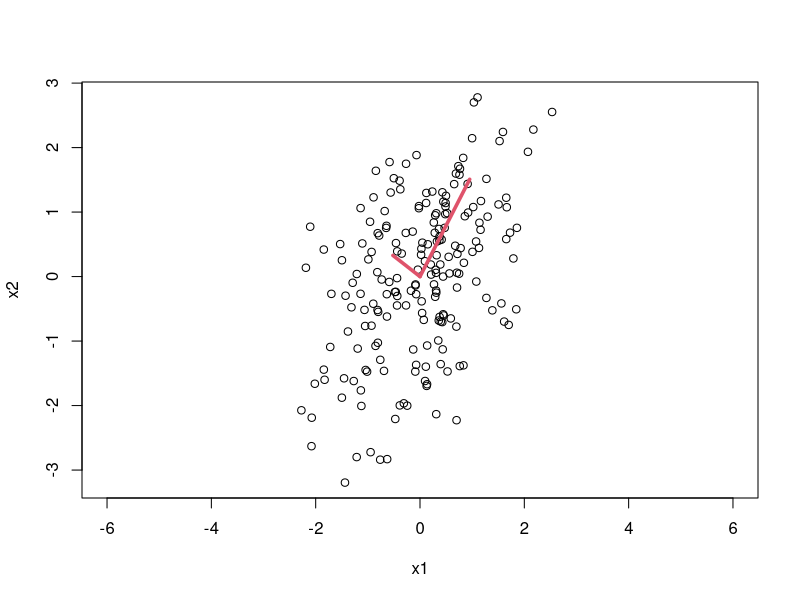

Write the R code that produced this figure.
## ---- chunk 1
knitr::opts_chunk$set(echo = TRUE)
# load data
data <- read.csv("hw1.csv", header = T)
attach(data)
## ---- chunk 2
ins <- c(25,-2,4,-2,4,1,4,1,9)
S = matrix(ins, nrow = 3, ncol =3, byrow = T)
#let's make a function where S goes in and v^(1/2) and rho goes out
f1 <- function(S){
  # render the v^(1/2)
  lam <- eigen(S)$values
  G <- eigen(S)$vectors
  L = diag(3)*lam^(1/2)
  v.5 = G%*%L%*%t(G)
  # render rho
  rho = matrix(0,3,3)
  for(i in 1:3){
    for(j in 1:3){
      rho[i,j] = S[i,j]/sqrt(S[i,i]*S[j,j])
    }
  }
  # outputs
  return(list("v^(1/2)" = v.5, rho = rho))
}

# run function
f1(S)
## ---- chunk 3
# define A
A = matrix(c(2,0,4,0,3,-1,4,-1,1), ncol=3, nrow = 3, byrow = T)
# get eigen pairs
Lambda = diag(3)*eigen(A)$values
as.matrix(eigen(A)$vectors) -> Gamma
# print values
Lambda;Gamma
## ---- chunk 4
# render models
mod1 = lm(y ~ x1 + x2)
mod2 = lm(y ~ x1)
mod3 = lm(y ~ x2)
# getting r^2
sprintf("r^2 for y ~ x1 + x2 : %f",summary(mod1)$r.squared)
sprintf("r^2 for y ~ x1 : %f",summary(mod2)$r.squared)
sprintf("r^2 for y ~ x2 : %f",summary(mod3)$r.squared)
## ---- chunk 5
S <- cov(cbind(x1,x2))
Gamma = eigen(S)$vectors
lam = eigen(S)$values
Gamma;lam
## ---- chunk 6
plot(x1,x2,xlim = c(-6,6))
lines(c(0,lam[1]*Gamma[1,1]),
      c(0,lam[1]*Gamma[2,1]),lwd=3.5,col=2)
lines(c(0,lam[2]*Gamma[1,2]),
      c(0,lam[2]*Gamma[2,2]),lwd=3.5,col=2)
## ---- chunk 7
# 
X = cbind(x1,x2)
X%*%Gamma[,1] -> c1
X%*%Gamma[,2] -> c2
# render models
mod4 = lm(y ~ c1 + c2)
mod5 = lm(y ~ c1)
mod6 = lm(y ~ c2)
# getting r^2
sprintf("r^2 for y ~ c1 + c2 : %f",summary(mod4)$r.squared)
sprintf("r^2 for y ~ c1 : %f",summary(mod5)$r.squared)
sprintf("r^2 for y ~ c2 : %f",summary(mod6)$r.squared)
